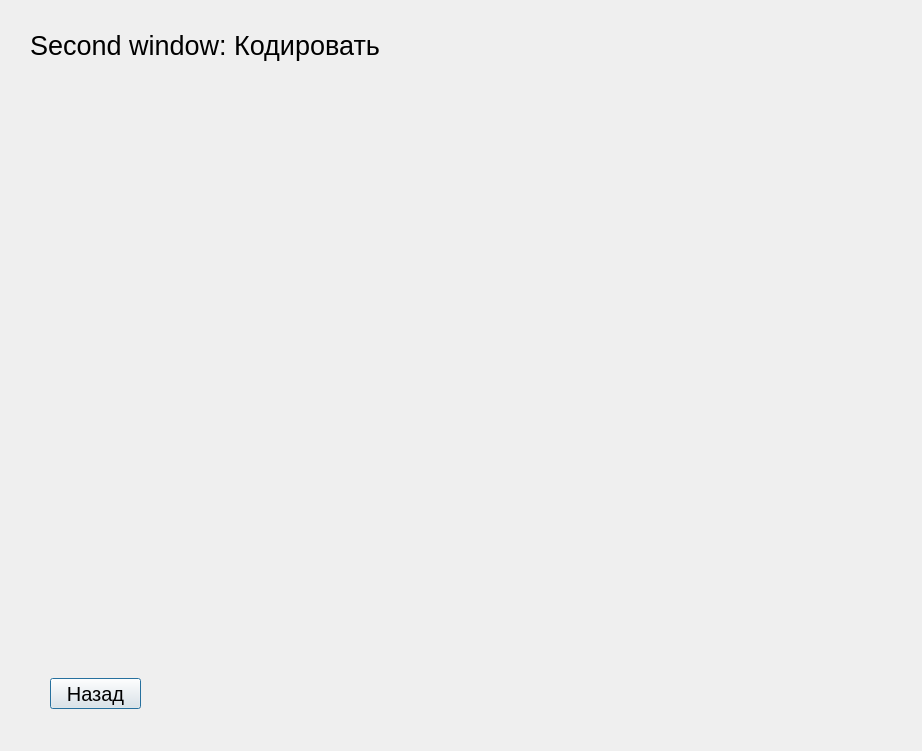
<?xml version="1.0" encoding="UTF-8"?>
<ui version="4.0">
 <class>Second_window</class>
 <widget class="QDialog" name="Second_window">
  <property name="geometry">
   <rect>
    <x>0</x>
    <y>0</y>
    <width>922</width>
    <height>751</height>
   </rect>
  </property>
  <property name="windowTitle">
   <string>Dialog</string>
  </property>
  <widget class="QLabel" name="label">
   <property name="geometry">
    <rect>
     <x>30</x>
     <y>10</y>
     <width>451</width>
     <height>71</height>
    </rect>
   </property>
   <property name="font">
    <font>
     <pointsize>20</pointsize>
    </font>
   </property>
   <property name="text">
    <string>Second window: Кодировать</string>
   </property>
  </widget>
  <widget class="QPushButton" name="pushButton">
   <property name="geometry">
    <rect>
     <x>50</x>
     <y>678</y>
     <width>91</width>
     <height>31</height>
    </rect>
   </property>
   <property name="font">
    <font>
     <pointsize>15</pointsize>
    </font>
   </property>
   <property name="text">
    <string>Назад</string>
   </property>
  </widget>
 </widget>
 <resources/>
 <connections/>
</ui>
